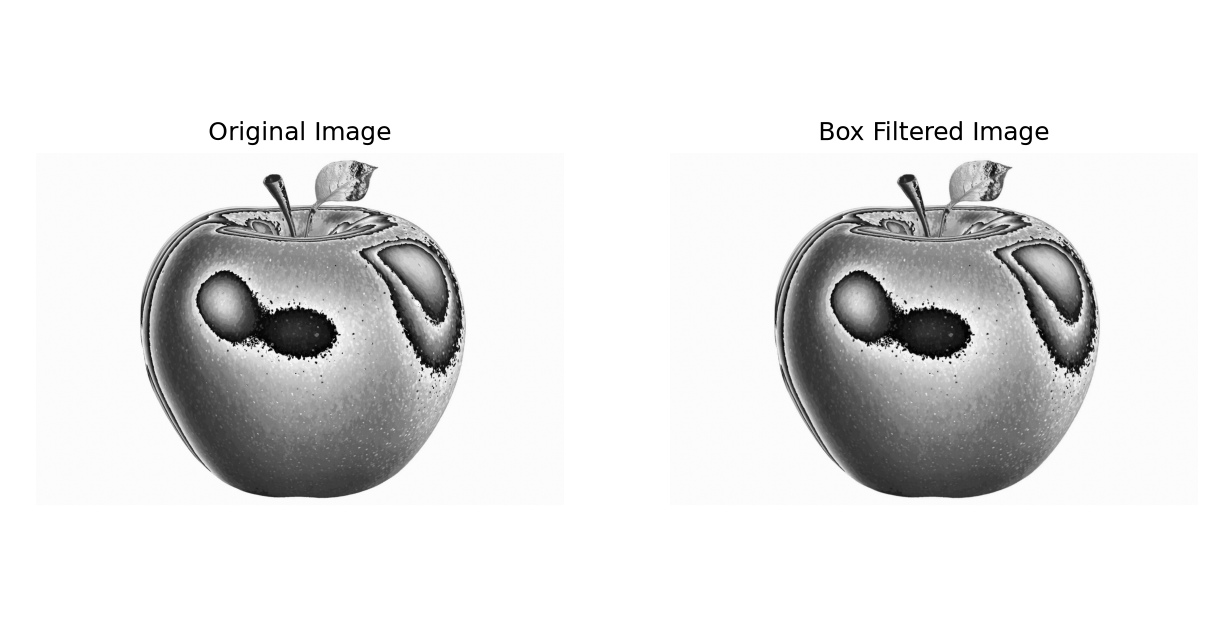

This chart was generated by the following Python code:
#Box Filter

import numpy as np
import matplotlib.pyplot as plt
import matplotlib.image as mpimg

# Load image
image = mpimg.imread("apple.jpg").copy()

# Convert RGB to Grayscale manually
if len(image.shape) == 3:
    gray = ((image[:, :, 0] +
             image[:, :, 1] +
             image[:, :, 2]) / 3).astype(np.uint8)
else:
    gray = image.astype(np.uint8)

height, width = gray.shape

# Output image
filtered = gray.copy()

# Apply Box Filter manually
for i in range(1, height - 1):
    for j in range(1, width - 1):

        total = 0

        for x in range(-1, 2):
            for y in range(-1, 2):
                total += int(gray[i + x, j + y])

        filtered[i, j] = total // 9

# Display Images
plt.figure(figsize=(10,5))

plt.subplot(1,2,1)
plt.imshow(gray, cmap='gray')
plt.title("Original Image")
plt.axis("off")

plt.subplot(1,2,2)
plt.imshow(filtered, cmap='gray')
plt.title("Box Filtered Image")
plt.axis("off")

plt.show()
